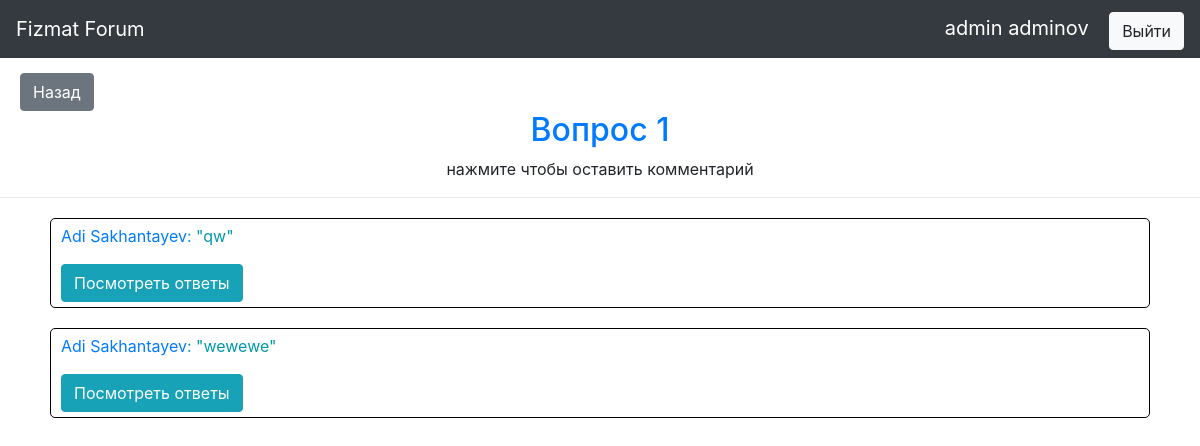
The page /thread/1 (signed in) on the database its author committed.
### data/users.py (models this page shows, shortened)
class User(SqlAlchemyBase, UserMixin, SerializerMixin):
    __tablename__ = 'users'
    id = sqlalchemy.Column(sqlalchemy.Integer, primary_key=True, autoincrement=True)
    surname = sqlalchemy.Column(sqlalchemy.String, nullable=False)
    name = sqlalchemy.Column(sqlalchemy.String, nullable=False)
    age = sqlalchemy.Column(sqlalchemy.Integer, nullable=False)
    grade = sqlalchemy.Column(sqlalchemy.Integer, nullable=False)
    email = sqlalchemy.Column(sqlalchemy.String, index=True, unique=True, nullable=False)
    hashed_password = sqlalchemy.Column(sqlalchemy.String)

### data/threads.py (models this page shows)
class Thread(SqlAlchemyBase, UserMixin, SerializerMixin):
    __tablename__ = 'threads'
    id = sqlalchemy.Column(sqlalchemy.Integer, primary_key=True, autoincrement=True)
    title = sqlalchemy.Column(sqlalchemy.String, nullable=False)
    user_id = sqlalchemy.Column(sqlalchemy.Integer, sqlalchemy.ForeignKey("users.id"))
    user = orm.relation('User')

### data/comments.py (models this page shows)
class Comment(SqlAlchemyBase, UserMixin, SerializerMixin):
    __tablename__ = 'comments'
    id = sqlalchemy.Column(sqlalchemy.Integer, primary_key=True, autoincrement=True)
    text = sqlalchemy.Column(sqlalchemy.String, nullable=False)
    user_id = sqlalchemy.Column(sqlalchemy.Integer, sqlalchemy.ForeignKey("users.id"))
    thread_id = sqlalchemy.Column(sqlalchemy.Integer, sqlalchemy.ForeignKey("threads.id"))
    user = orm.relation('User')
    thread = orm.relation('Thread')

### main.py (the view, shortened to what this page needs)
@app.route('/thread/<tid>')
def indexed_thread(tid):
    session = db_session.create_session()
    thread = session.query(Thread).filter(Thread.id == tid).first()
    if thread:
        act = session.query(Action).filter(Action.user_id == current_user.id,
                                           Action.thread_id == tid).first()
        if act:
            if act.viewed is None:
                act.viewed = True
                thread.view_count = 1 + session.query(Thread).filter(
                    Thread.id == tid).first().view_count
                session.commit()
    return render_template('indexed_thread.html',
                           thread=session.query(Thread).filter(Thread.id == tid).first(),
                           comments=session.query(Comment).filter(Comment.thread_id == tid).all())

### data/db_session.py (called while the page is built)
def create_session() -> Session:
    global __factory
    return __factory()

### main.py (called while the page is built)
@login_manager.user_loader
def load_user(user_id):
    session = db_session.create_session()
    return session.query(User).get(user_id)

### templates/indexed_thread.html (shortened to what this page needs)
{% extends "base.html" %}
{% block content %}
<a href="/" class="btn btn-secondary" style="color: #fff;margin-left: 20px;margin-top: 15px;">Назад</a>
<div class="form"><a href="/add_comment/{{thread.id}}"><h2 align="center">{{ thread.title }}</h2></a></div>
<p align="center">нажмите чтобы оставить комментарий</p>
<hr/>
{% for comm in comments %}
<div class="comment">
    <p><a target="_blank" href="/profile/{{ comm.user_id }}">{{ comm.user.name }} {{ comm.user.surname }}</a>: "{{ comm.text }}"</p>
    <a href="/answers/{{comm.id}}" class="btn btn-info">Посмотреть ответы</a>
</div>
{% endfor %}
{% endblock %}

### templates/base.html (shortened to what this page needs)
<!DOCTYPE html>
<html lang="en">
<head>
                    <link rel="stylesheet"
                    href="https://stackpath.bootstrapcdn.com/bootstrap/4.4.1/css/bootstrap.min.css"
>
    <link rel="stylesheet" href="/static/css/style.css">
</head>
<body>
    <nav class="navbar navbar-dark bg-dark">
        <a class="navbar-brand" href="/">Fizmat Forum</a>
                {% if current_user.is_authenticated %}
                    <span>
                        <a target="_blank" class="navbar-brand" href="/profile/{{current_user.id}}">{{ current_user.name }} {{ current_user.surname }}</a>
                        <a class="btn btn-light" href="/logout">Выйти</a>
                    </span>
                {% else %}
                    <p>
                        <a class="btn btn-primary " href="/register">Зарегистрироваться</a>
                        <a class="btn btn-success" href="/login">Войти</a>
                    </p>
                {% endif %}
    </nav>
{% block content %}{% endblock %}
</body>
</html>

### static/css/style.css (style rules this page uses)
.form { margin-left: 250px; margin-right: 250px; }
.comment { margin-left: 50px; margin-right: 50px; margin-top: 20px; border: solid 1px black; border-radius: 5px; padding: 5px 10px 5px 10px; color: #09a; }

### rows shown on the page
User: name "admin", surname "adminov"
Thread: title "Вопрос 1"
Comment: user.name "Adi", user.surname "Sakhantayev", text "qw"
Comment: user.name "Adi", user.surname "Sakhantayev", text "wewewe"
